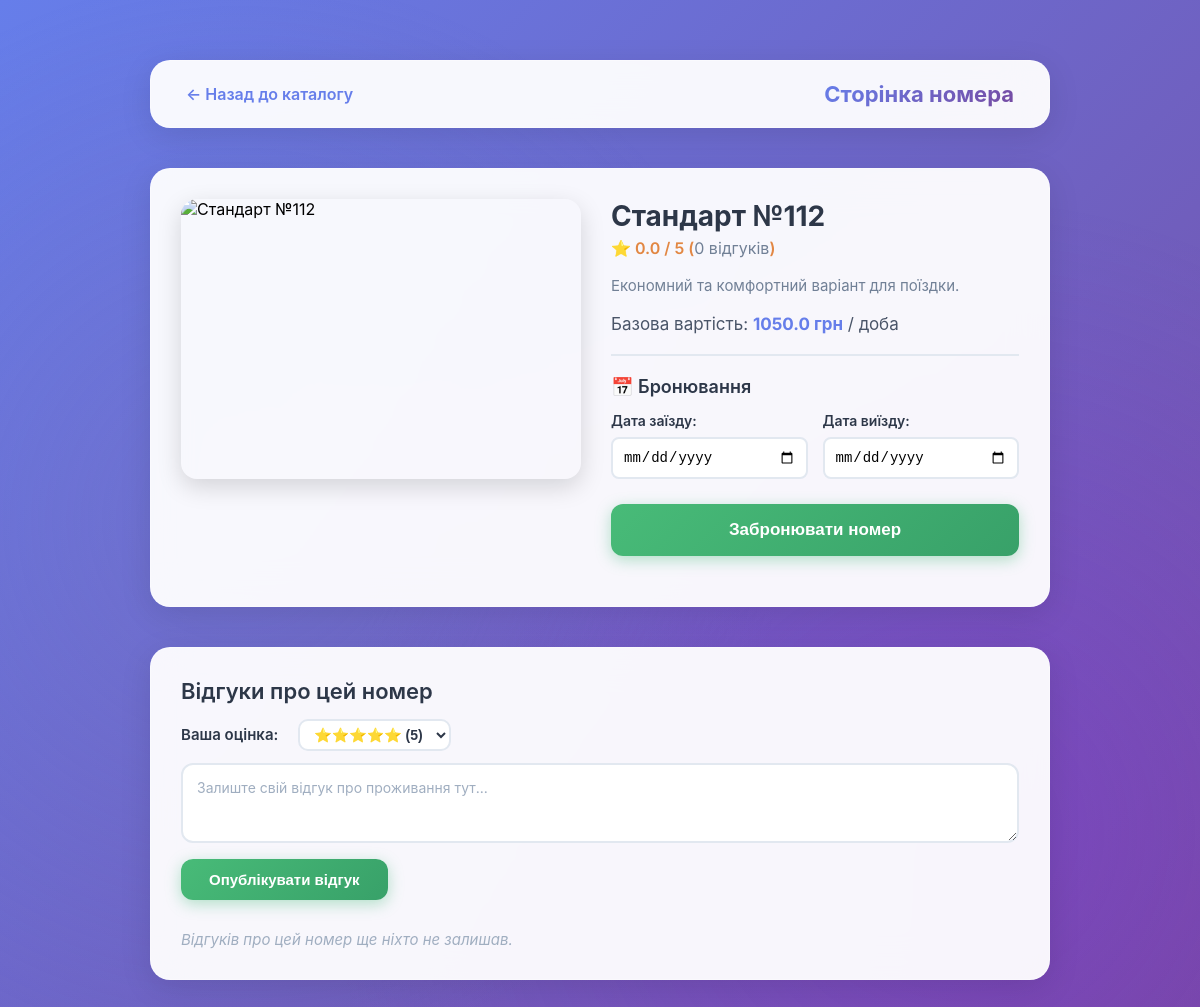
Page /room/12 (signed in) on the committed database.
### database.py (models this page shows)
class Product(db.Model):
    __tablename__ = "products"
    id: Mapped[int] = mapped_column(primary_key=True)
    name: Mapped[str] = mapped_column(String(100), nullable=False)
    price: Mapped[float] = mapped_column(Float, nullable=False)
    description: Mapped[str] = mapped_column(String(500), nullable=True)
    image_url: Mapped[str] = mapped_column(String(200), nullable=True)
    is_booked: Mapped[bool] = mapped_column(Boolean, default=False)
    booked_by: Mapped[int] = mapped_column(Integer, nullable=True)
    booking_days: Mapped[int] = mapped_column(Integer, default=0)

### app.py (the view, shortened to what this page needs)
@app.route('/room/<int:product_id>')
def room_detail(product_id):
    if 'user_id' not in session:
        return redirect(url_for('login'))
    product = db.session.execute(db.select(Product).filter_by(id=product_id)).scalar_one_or_none()
    if not product:
        flash("Номер не знайдено!")
        return redirect(url_for('index'))
    raw_reviews = db.session.execute(
        db.select(Review).filter_by(product_id=product_id).order_by(Review.created_at.desc())
    ).scalars().all()
    reviews = []
    total_rating = 0
    rating_count = 0
    avg_rating = round(total_rating / rating_count, 1) if rating_count > 0 else 0.0
    return render_template(
        'room.html',
        product=product,
        reviews=reviews,
        avg_rating=avg_rating,
        rating_count=rating_count,
        today=date.today().isoformat()
    )

### templates/room.html (shortened to what this page needs)
<!DOCTYPE html>
<html lang="uk">
<head>
    <link rel="stylesheet" href="{{ url_for('static', filename='style.css') }}">
</head>
<body>
    <div class="container" style="max-width: 900px; margin-top: 40px;">
        <div class="header-box">
            <a href="/">← Назад до каталогу</a>
            <h1 style="font-size: 22px; margin: 0;">Сторінка номера</h1>
        </div>
        <div class="account-box" style="display: flex; gap: 30px; flex-wrap: wrap; align-items: flex-start;">
            <img src="{{ product.image_url }}" alt="{{ product.name }}" style="width: 100%; max-width: 400px; height: 280px; object-fit: cover; border-radius: 16px; box-shadow: 0 8px 24px rgba(0,0,0,0.15);">
            <div style="flex: 1; min-width: 300px;">
                <h2 style="margin-top: 0; color: #2d3748; font-size: 28px; margin-bottom: 5px;">{{ product.name }}</h2>
                <p style="font-size: 16px; margin: 0 0 15px 0; color: #e28743; font-weight: 600;">
                    ⭐ {{ avg_rating }} / 5 (<span style="color: #718096; font-weight: normal;">{{ rating_count }} відгуків</span>)
                </p>
                <p style="color: #718096; line-height: 1.7; font-size: 15px;">{{ product.description }}</p>
                <p style="font-size: 17px; color: #4a5568; margin: 15px 0;">Базова вартість: <strong style="color: #667eea;">{{ product.price }} грн</strong> / доба</p>
                <hr style="border: 0; border-top: 2px solid #e2e8f0; margin: 20px 0;">
                <h3 style="color: #2d3748; margin-bottom: 15px;">📅 Бронювання</h3>
                <form action="/book/{{ product.id }}" method="post" id="bookingForm" style="margin-bottom: 20px;">
                    <div style="display: grid; grid-template-columns: 1fr 1fr; gap: 15px; margin-bottom: 15px;">
                        <div>
                            <label style="display: block; font-weight: 600; color: #2d3748; font-size: 14px; margin-bottom: 8px;">Дата заїзду:</label>
                            <input type="date" name="check_in" id="check_in" required min="{{ today }}" style="width: 100%; padding: 10px; border: 2px solid #e2e8f0; border-radius: 8px; font-size: 14px;">
                        </div>
                        <div>
                            <label style="display: block; font-weight: 600; color: #2d3748; font-size: 14px; margin-bottom: 8px;">Дата виїзду:</label>
                            <input type="date" name="check_out" id="check_out" required min="{{ today }}" style="width: 100%; padding: 10px; border: 2px solid #e2e8f0; border-radius: 8px; font-size: 14px;">
                        </div>
                    </div>
                    <button type="submit" class="btn-confirm-booking" style="width: 100%;">Забронювати номер</button>
                </form>
            </div>
        </div>
        <div class="account-box">
            <h3 style="margin-top: 0; color: #2d3748; font-size: 22px;">Відгуки про цей номер</h3>
            <form action="/add_review/{{ product.id }}" method="post" style="margin-bottom: 30px;">
                <div style="margin-bottom: 12px; display: flex; align-items: center; gap: 10px;">
                    <label style="font-weight: 600; color: #2d3748; font-size: 15px;">Ваша оцінка:</label>
                    <select name="review_rating" style="width: auto; padding: 5px 10px;">
                        <option value="5">⭐⭐⭐⭐⭐ (5)</option>
                    </select>
                </div>
                <textarea name="review_text" placeholder="Залиште свій відгук про проживання тут..." required></textarea>
                <button type="submit" class="btn-book" style="margin-top: 12px; width: auto; padding: 12px 28px; background: linear-gradient(135deg, #48bb78 0%, #38a169 100%); box-shadow: 0 4px 15px rgba(72, 187, 120, 0.4);">Опублікувати відгук</button>
            </form>
            <div class="reviews-list">
                {% if reviews %}
                    {% for review in reviews %}
                        <div class="review-item">
                            <div style="display: flex; justify-content: space-between; align-items: center; flex-wrap: wrap;">
                                <strong>{{ review.username }} <span style="font-size: 12px; color: #a0aec0; font-weight: normal; margin-left: 10px;">{{ review.created_at.strftime('%d.%m.%Y %H:%M') }}</span></strong>
                                <span style="color: #e28743; font-weight: bold;">
                                    {% if review.rating == 5 %}⭐⭐⭐⭐⭐{% elif review.rating == 4 %}⭐⭐⭐⭐{% elif review.rating == 3 %}⭐⭐⭐{% elif review.rating == 2 %}⭐⭐{% else %}⭐{% endif %}
                                </span>
                            </div>
                            <p style="margin: 8px 0 0 0; color: #4a5568;">{{ review.text }}</p>
                        </div>
                    {% endfor %}
                {% else %}
                    <p style="color: #a0aec0; font-style: italic; font-size: 15px;">Відгуків про цей номер ще ніхто не залишав.</p>
                {% endif %}
            </div>
        </div>
    </div>
</body>
</html>

### static/style.css (style rules this page uses)
* { margin: 0; padding: 0; box-sizing: border-box; }
body { font-family: 'Inter', -apple-system, BlinkMacSystemFont, 'Segoe UI', sans-serif; background: linear-gradient(135deg, #667eea 0%, #764ba2 100%); min-height: 100vh; padding: 20px; position: relative; overflow-x: hidden; }
body::before { content: ''; position: fixed; top: 0; left: 0; width: 100%; height: 100%; background: radial-gradient(circle at 20% 50%, rgba(120, 119, 198, 0.3), transparent 50%), radial-gradient(circle at 80% 80%, rgba(138, 43, 226, 0.3), transparent 50%); pointer-events: none; z-index: 0; }
.container { max-width: 1400px; margin: 0 auto; position: relative; z-index: 1; }
.header-box { display: flex; justify-content: space-between; align-items: center; background: rgba(255, 255, 255, 0.95); backdrop-filter: blur(20px); padding: 20px 35px; border-radius: 20px; box-shadow: 0 8px 32px rgba(0, 0, 0, 0.1); margin-bottom: 40px; border: 1px solid rgba(255, 255, 255, 0.3); animation: slideDown 0.6s ease-out; }
.header-box h1 { margin: 0; font-size: 28px; font-weight: 700; background: linear-gradient(135deg, #667eea 0%, #764ba2 100%); -webkit-background-clip: text; -webkit-text-fill-color: transparent; background-clip: text; }
.account-box { background: rgba(255, 255, 255, 0.95); backdrop-filter: blur(20px); padding: 30px; border-radius: 20px; box-shadow: 0 8px 32px rgba(0, 0, 0, 0.1); margin-bottom: 40px; border: 1px solid rgba(255, 255, 255, 0.3); animation: fadeIn 0.8s ease-out 0.2s both; }
.account-box h2 { color: #2d3748; font-size: 24px; font-weight: 700; margin-bottom: 25px; }
.account-box h3 { color: #4a5568; font-size: 18px; font-weight: 600; margin-bottom: 15px; }
.btn-book { width: 100%; padding: 14px; background: linear-gradient(135deg, #667eea 0%, #764ba2 100%); color: white; border: none; border-radius: 12px; font-weight: 600; cursor: pointer; font-size: 15px; transition: all 0.3s ease; box-shadow: 0 4px 15px rgba(102, 126, 234, 0.4); position: relative; overflow: hidden; }
.btn-book::before { content: ''; position: absolute; top: 0; left: -100%; width: 100%; height: 100%; background: linear-gradient(90deg, transparent, rgba(255, 255, 255, 0.3), transparent); transition: left 0.5s ease; }
.btn-confirm-booking { width: 100%; padding: 16px; background: linear-gradient(135deg, #48bb78 0%, #38a169 100%); color: white; border: none; border-radius: 12px; font-size: 17px; font-weight: 700; cursor: pointer; transition: all 0.3s ease; box-shadow: 0 4px 15px rgba(72, 187, 120, 0.4); margin-top: 10px; }
.reviews-list { display: flex; flex-direction: column; gap: 15px; max-height: 400px; overflow-y: auto; padding-right: 10px; }
input[type="number"], select { padding: 10px 14px; margin-left: 10px; border-radius: 10px; border: 2px solid #e2e8f0; font-weight: 600; font-size: 14px; background: white; cursor: pointer; transition: all 0.3s ease; color: #2d3748; }
textarea { width: 100%; height: 80px; padding: 14px; border-radius: 12px; border: 2px solid #e2e8f0; box-sizing: border-box; resize: vertical; font-family: 'Inter', -apple-system, BlinkMacSystemFont, 'Segoe UI', sans-serif; font-size: 14px; transition: all 0.3s ease; background: white; }
textarea::placeholder { color: #a0aec0; }
a[href="/"] { text-decoration: none; color: #667eea; font-weight: 600; transition: all 0.3s ease; display: inline-flex; align-items: center; gap: 5px; }

### rows in the picture
Product: name "Стандарт №112", description "Економний та комфортний варіант для поїздки.", price "1050.0"

### other values in the picture
{{ avg_rating }} "0.0"
{{ rating_count }} "0"
